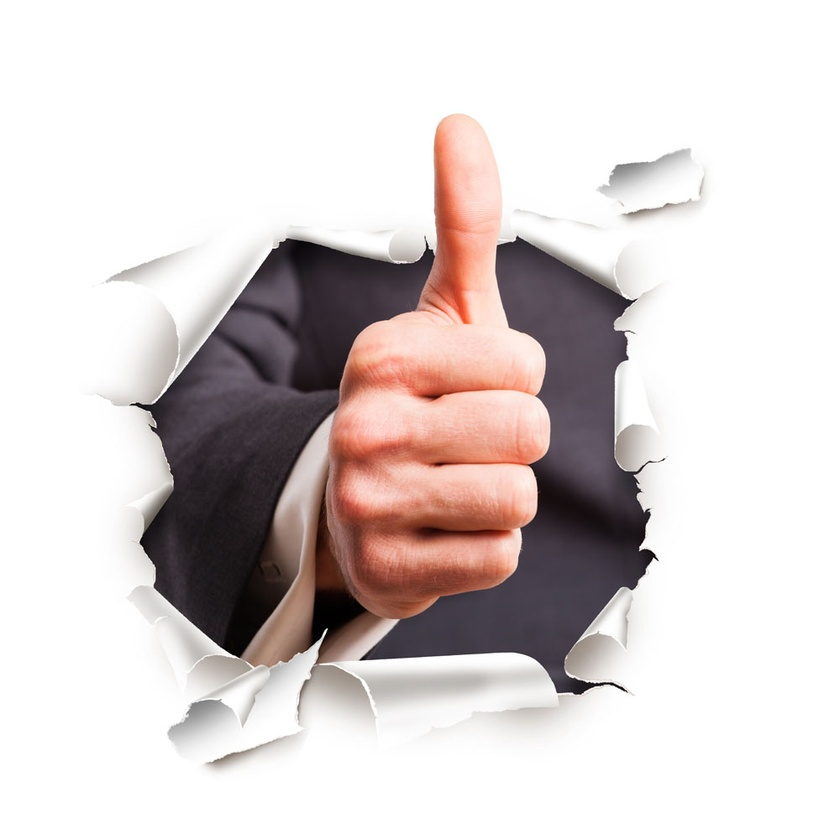
#> input picture 20200423/手势识别与控制/image/finger1.jpg, 840 x 840 px, shrunk from 1000 x 1000 before the run
$ python play.py   (older library calls are emulated)
#> lines starting #> are read from the running program, lines starting #| are printed output that depends on the picture; after the words box and inside, x2 and y2 are one past the last pixel; in counts of white or black regions, pixels touching at a corner belong together
#> in main, imgUMat is the input picture: shape (840, 840, 3); mean B, G, R 208, 209, 217.2
#!/usr/bin/env python
# _*_ coding: UTF-8 _*_
"""=================================================
@Project -> File    : Operate-system -> play.py
@IDE     : PyCharm
@Author  : Aimee
@Date    : 2020/4/23 8:34
@Desc    :
================================================="""

import cv2
import numpy as np


# 肤色检测
def skinMask(img_finger):
    YCrCb = cv2.cvtColor(img_finger, cv2.COLOR_BGR2YCR_CB)  # 转换至YCrCb空间
#> YCrCb: shape (840, 840, 3); mean of channels 0, 1, 2 211.4, 132.2, 126.1
    (y, cr, cb) = cv2.split(YCrCb)  # 拆分出Y，Cr, Cb值
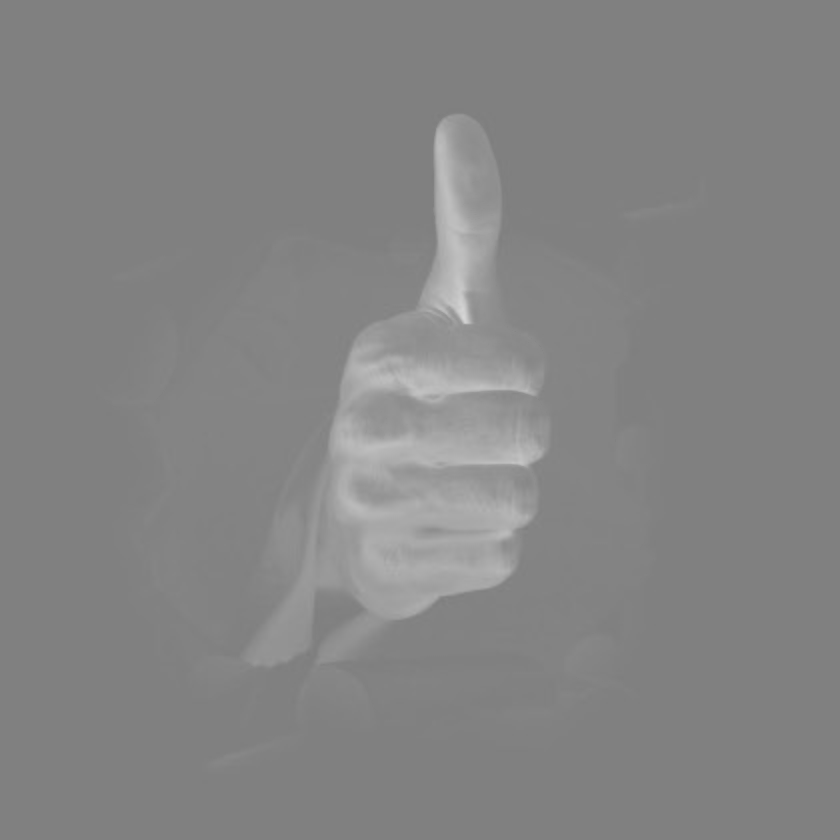
#> cr: shape (840, 840); min 124, max 214, mean 132.2
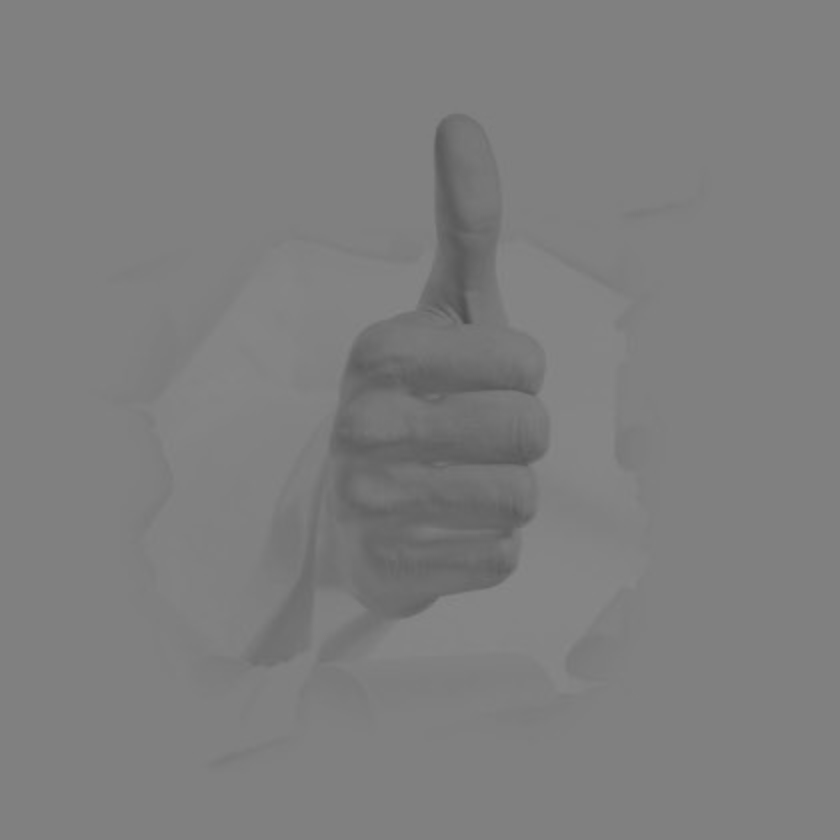
#> cb: shape (840, 840); min 78, max 136, mean 126.1
    cr1 = cv2.GaussianBlur(cr, (5, 5), 0)
    _, skin = cv2.threshold(cr1, 0, 255, cv2.THRESH_BINARY + cv2.THRESH_OTSU)
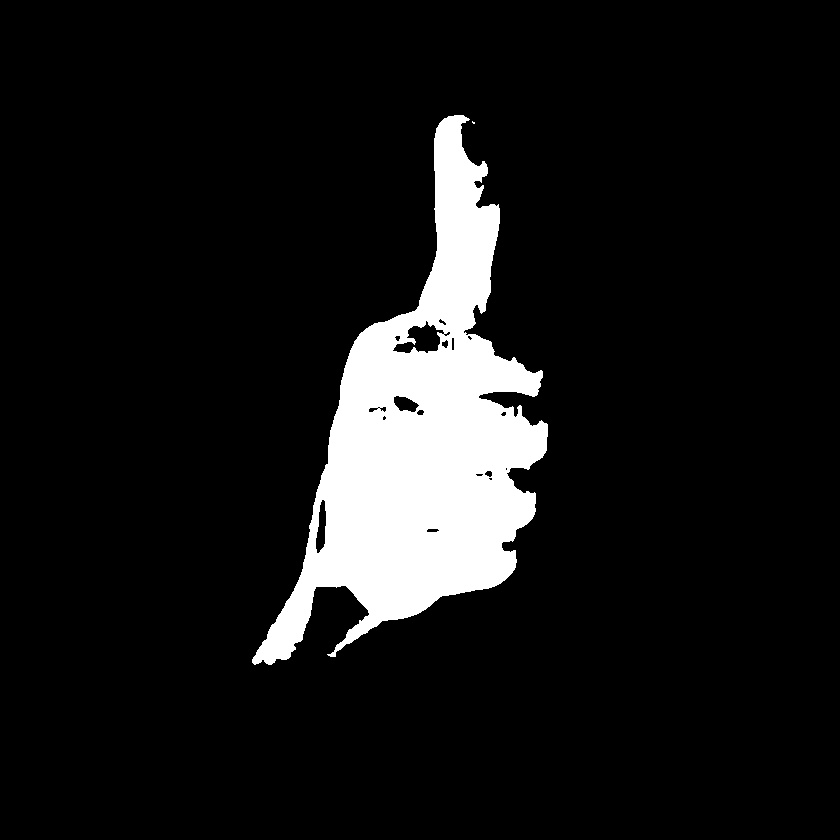
#> skin: shape (840, 840); 9.3% white; 2 white regions (1 under 20 px)
    res = cv2.bitwise_and(img_finger, img_finger, mask=skin)
    return res


def get_outline(img_outline, dst):
    # 寻找轮廓
    h = cv2.findContours(img_outline, cv2.RETR_EXTERNAL, cv2.CHAIN_APPROX_NONE)
    coutour = h[0]
    # 已轮廓区域面积进行排序
    coutour = sorted(coutour, key=cv2.contourArea, reverse=True)
    # # 创建白色幕布
    # bg = np.ones(dst.shape, np.uint8)*255
    # 创建黑色幕布
    bg = np.ones(dst.shape, np.uint8)
    # 绘制黑色轮廓
    ret = cv2.drawContours(bg, coutour[0], -1, (255, 255, 255), 3)
    return ret


def main():
    while True:
        img = "./image/finger1.jpg"
        imgUMat = cv2.imread(img)
        res = skinMask(imgUMat)  # 进行肤色检测
        cv2.imshow("0", imgUMat)

        gray = cv2.cvtColor(res, cv2.COLOR_BGR2GRAY)
        dst = cv2.Laplacian(gray, cv2.CV_16S, ksize=3)
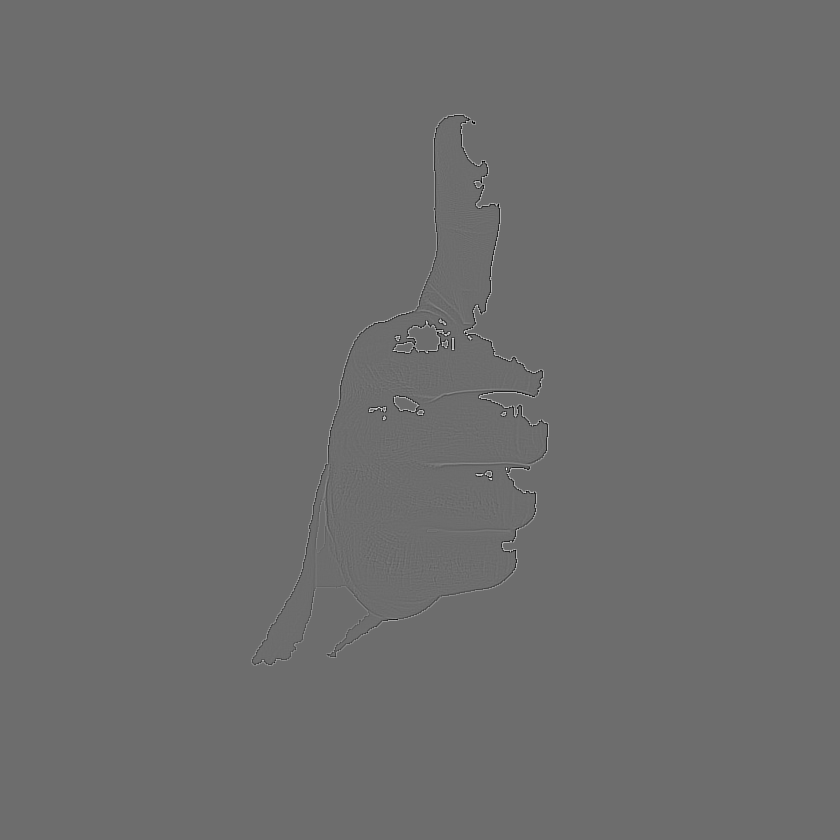
#> dst: shape (840, 840) int16; min -1384, max 1842, mean 0; drawn with min black and max white
        Laplacian = cv2.convertScaleAbs(dst)
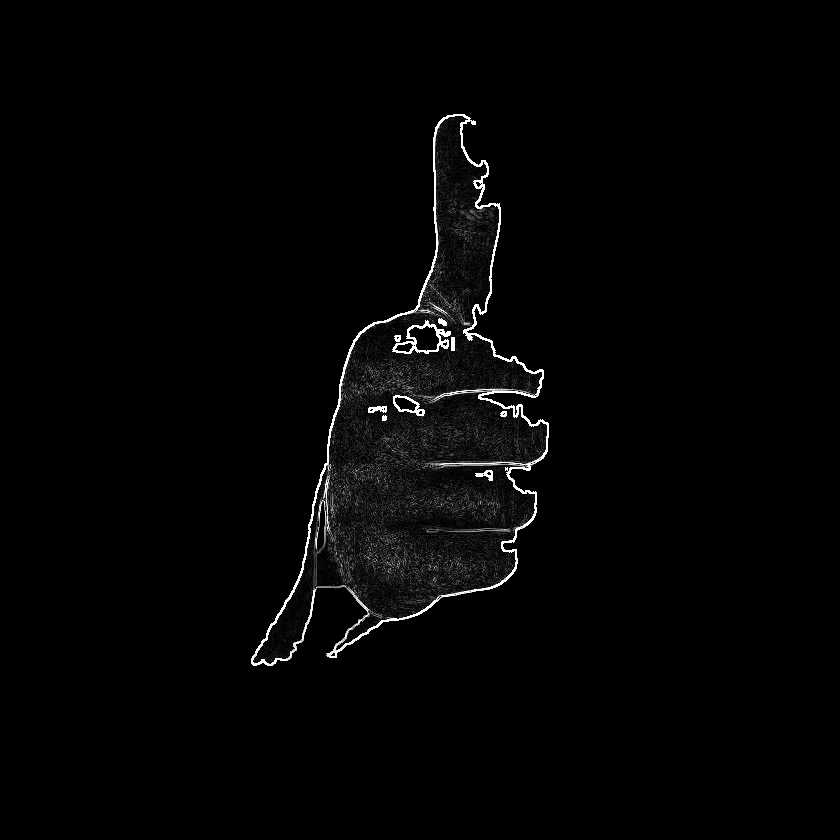
#> Laplacian: shape (840, 840); min 0, max 255, mean 4.3

        # 轮廓处理
        coutour = get_outline(Laplacian, dst)
#> in get_outline, `h = cv2.findContours(img_outline, cv2.RETR_EXTERNAL, cv2.CHAIN_APPROX_..`: h = 1 contour; box (x1, y1, x2, y2) and area: (251, 114, 549, 666) 68582
#> in get_outline, `coutour = h[0]`: coutour has the same summary as h
#> in get_outline, `ret = cv2.drawContours(bg, coutour[0], -1, (255, 255, 255), 3)`:
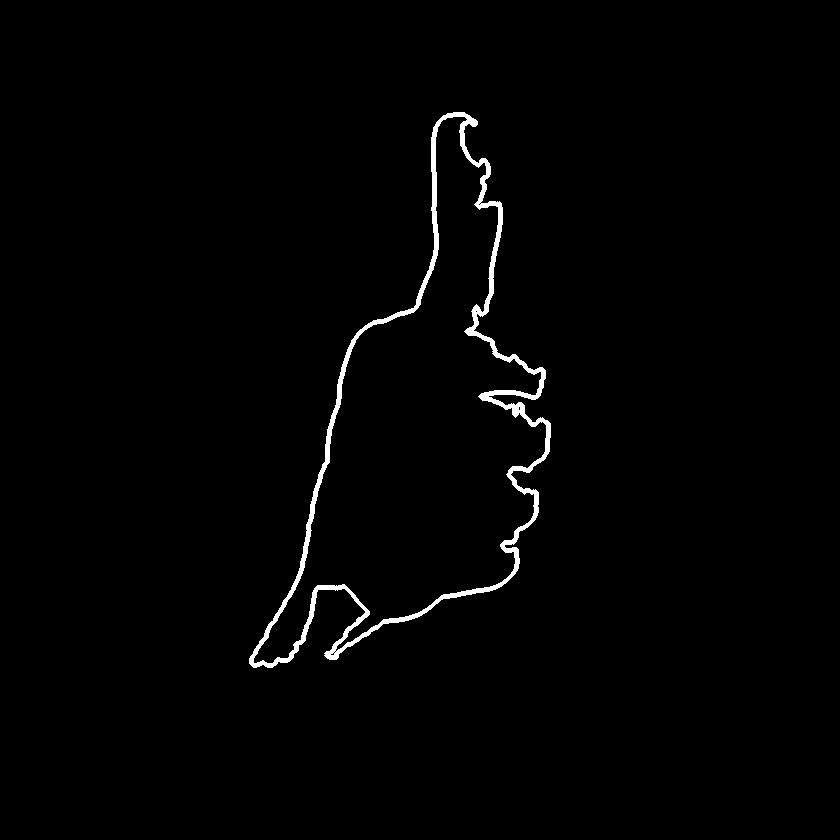
#> ret: shape (840, 840); values 1 (black) and 255 (white), 1.3% white; 1 white region, box (x1, y1, x2, y2) and area: (249, 112, 551, 668) 8929
        cv2.imshow("2", coutour)

        key = cv2.waitKey(50) & 0xFF
#> (key q is pressed here)
        if key == ord('q'):
            break
    cv2.destroyAllWindows()


if __name__ == '__main__':
    main()

$ run again, with 20200423/手势识别与控制/image/finger.jpg copied over 20200423/手势识别与控制/image/finger1.jpg
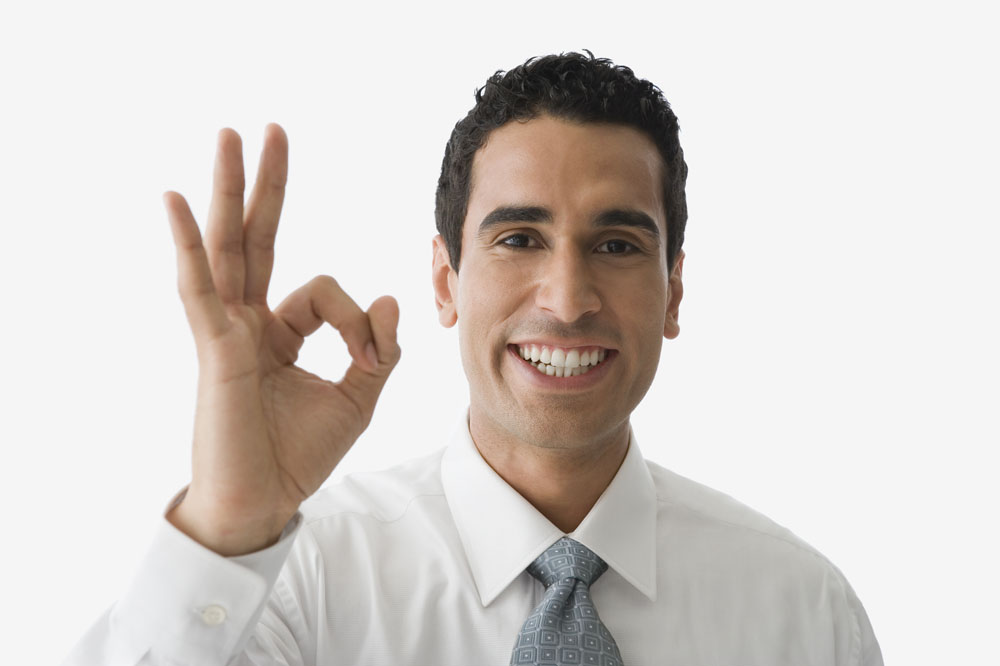
#> input picture 20200423/手势识别与控制/image/finger.jpg, 1000 x 666 px
#> in main, imgUMat is the input picture: shape (666, 1000, 3); mean B, G, R 202.7, 207, 213.3
#> YCrCb: shape (666, 1000, 3); mean of channels 0, 1, 2 208.4, 131.5, 124.8
#> in skinMask, `_, skin = cv2.threshold(cr1, 0, 255, cv2.THRESH_BINARY + cv2.THRESH_OT..`:
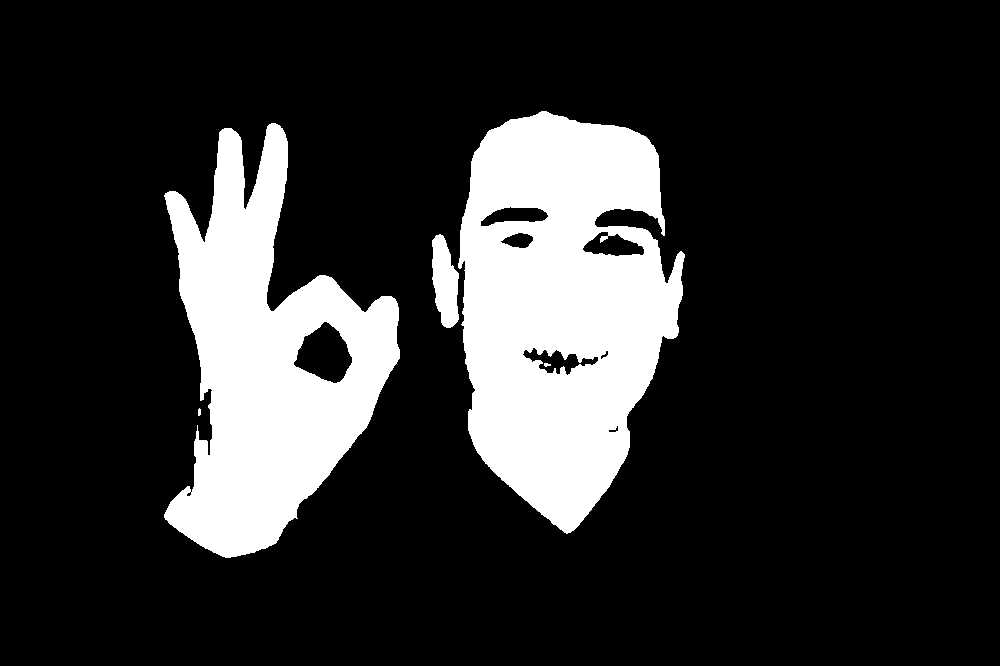
#> skin: shape (666, 1000); 18% white; 5 white regions
#> h = 3 contours; box (x1, y1, x2, y2) and area: (431, 110, 686, 535) 71499, (163, 122, 401, 559) 55582, (197, 407, 202, 417) 34
#> coutour has the same summary as h
#> in get_outline, `ret = cv2.drawContours(bg, coutour[0], -1, (255, 255, 255), 3)`:
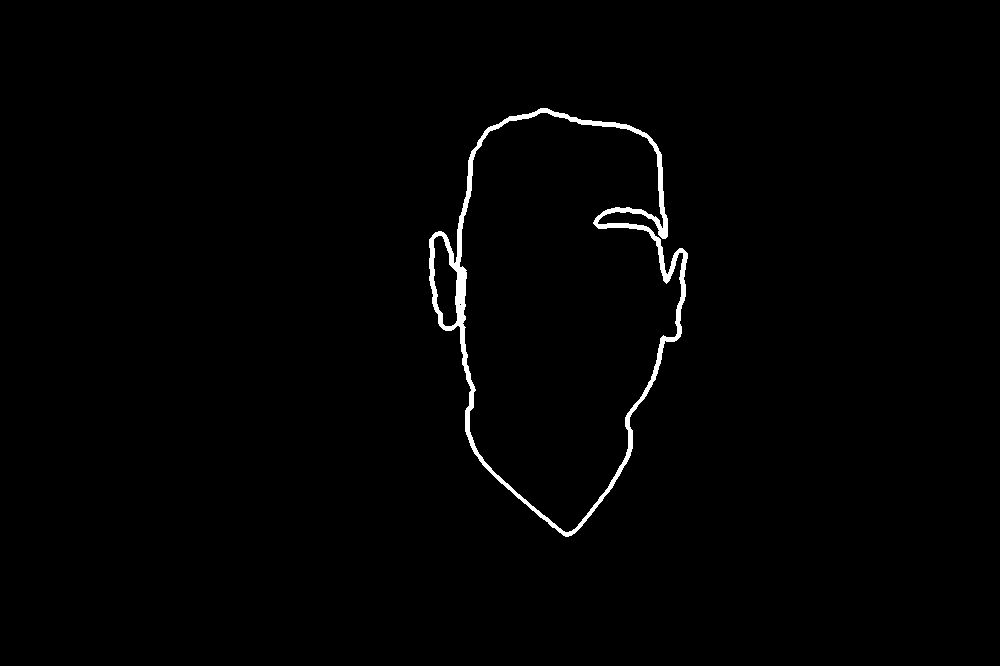
#> ret: shape (666, 1000); values 1 (black) and 255 (white), 1.1% white; 1 white region, box (x1, y1, x2, y2) and area: (429, 108, 688, 537) 7042
